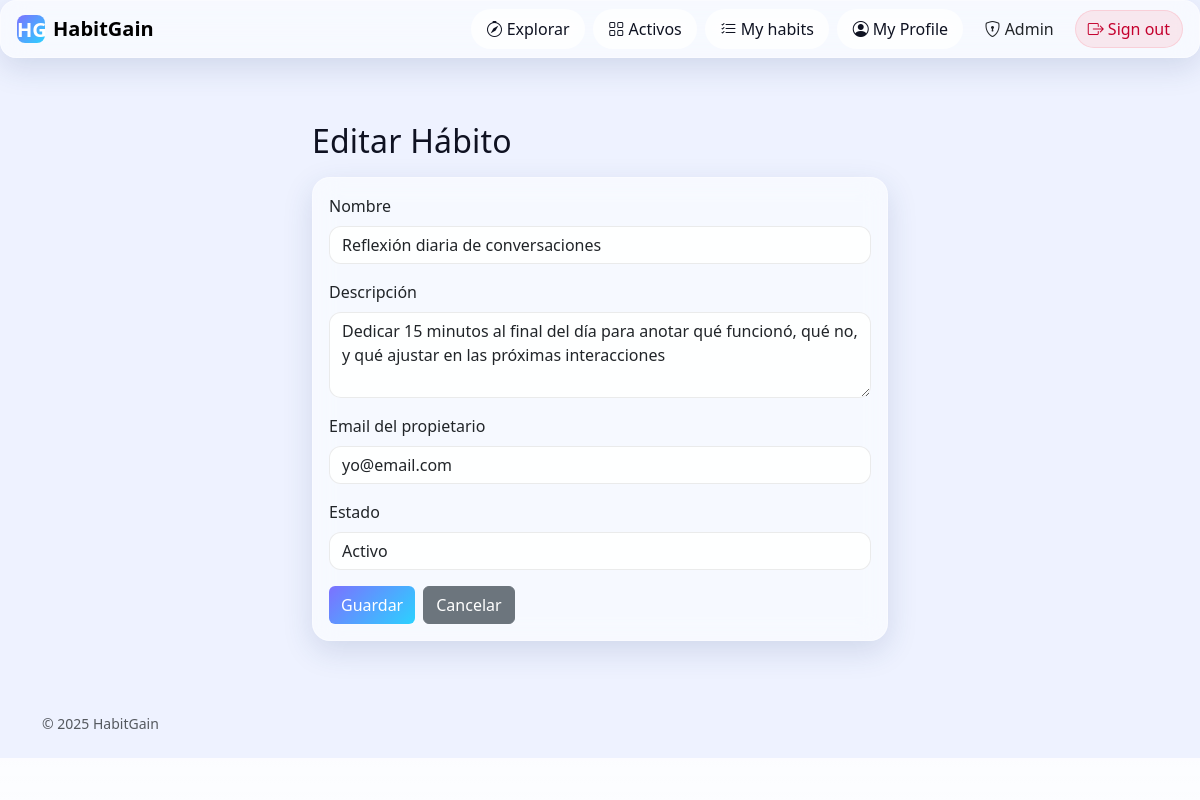
The page /admin/habits/121/edit (signed in) on the database its author committed.
### tables this page shows
CREATE TABLE habits (
                id INTEGER PRIMARY KEY AUTOINCREMENT,
                name TEXT NOT NULL,
                frequency TEXT NOT NULL,
                short_desc TEXT NOT NULL,
                long_desc  TEXT NOT NULL,
                why_works  TEXT NOT NULL,
                category_id INTEGER NOT NULL,
                icon TEXT NOT NULL,
                created_at TIMESTAMP DEFAULT CURRENT_TIMESTAMP, owner_email TEXT, active INTEGER NOT NULL DEFAULT 1, habit_base_id INTEGER, frequency_detail TEXT,
                FOREIGN KEY (category_id) REFERENCES categories(id)
            );

### habitgain/admin/__init__.py (the view, shortened to what this page needs)
@admin_bp.route("/habits/<int:habit_id>/edit", methods=["GET", "POST"])
@require_admin
def habits_edit(habit_id: int):
    habit = Habit.get_by_id(habit_id)
    if not habit:
        flash("Hábito no encontrado", "danger")
        return redirect(url_for("admin.habits_list"))
    csrf_token = _get_csrf_token()
    return render_template("admin/habit_form.html", habit=habit, csrf_token=csrf_token)

### habitgain/admin/__init__.py (called while the page is built)
def require_admin(f):
    @wraps(f)
    def decorated_function(*args, **kwargs):
        if "user" not in session:
            flash("Debes iniciar sesión primero", "warning")
            return redirect(url_for("auth.login"))
        user_email = session["user"]["email"]
        user = User.get_by_email(user_email)
        if not user or user.get("role") != "admin":
            flash("No tienes permisos para acceder a esta sección", "danger")
            return redirect(url_for("progress.panel"))
        return f(*args, **kwargs)
    return decorated_function

def _get_csrf_token() -> str:
    token = secrets.token_urlsafe(32)
    session["csrf_token_admin"] = token
    session.modified = True
    return token

### habitgain/models.py (called while the page is built)
    def _ensure_wal_mode(self):
        if not Database._wal_enabled:
            try:
                conn = sqlite3.connect(self.db_name, timeout=30.0)
                conn.execute("PRAGMA journal_mode=WAL")
                conn.execute("PRAGMA synchronous=NORMAL")
                conn.close()
                Database._wal_enabled = True
            except Exception:
                pass  # Si falla, continuamos sin WAL

    def get_connection(self) -> sqlite3.Connection:
        conn = sqlite3.connect(self.db_name, timeout=30.0,
                               check_same_thread=False)
        conn.row_factory = sqlite3.Row
        conn.execute("PRAGMA busy_timeout=30000")
        conn.execute("PRAGMA cache_size=10000")
        return conn

    @staticmethod
    def get_by_email(email: str) -> Optional[Dict[str, Any]]:
        db = Database()
        conn = db.get_connection()
        try:
            cur = conn.cursor()
            cur.execute(
                "SELECT id, email, name, password_hash, password_salt, role FROM users WHERE email=?", (email,))
            row = cur.fetchone()
            return dict(row) if row else None
        finally:
            conn.close()

    @staticmethod
    def get_by_id(habit_id: int) -> Optional[Dict[str, Any]]:
        db = Database()
        conn = db.get_connection()
        try:
            cur = conn.cursor()
            cur.execute(
                """
                SELECT id, owner_email, name, active, short_desc, category_id, frequency, habit_base_id
                FROM habits
                WHERE id=?
                """,
                (habit_id,),
            )
            row = cur.fetchone()
            return dict(row) if row else None
        finally:
            conn.close()

### habitgain/admin/templates/admin/habit_form.html (shortened to what this page needs)
{% extends "base.html" %}
{% block content %}
<div class="container py-4" style="max-width: 600px;">
  <h2>Editar Hábito</h2>
  <div class="card glass mt-3">
    <div class="card-body">
      <form method="POST">
        <div class="mb-3">
          <label class="form-label">Nombre</label>
          <input type="text" name="name" class="form-control" value="{{ habit.name }}" required>
        </div>
        <div class="mb-3">
          <label class="form-label">Descripción</label>
          <textarea name="short_desc" class="form-control" rows="3">{{ habit.short_desc or '' }}</textarea>
        </div>
        <div class="mb-3">
          <label class="form-label">Email del propietario</label>
          <input type="email" name="owner_email" class="form-control" value="{{ habit.owner_email }}" required>
        </div>
        <div class="mb-3">
          <label class="form-label">Estado</label>
          <select name="active" class="form-select">
            <option value="1" {{ 'selected' if habit.active else '' }}>Activo</option>
          </select>
        </div>
        <div class="d-flex gap-2">
          <button type="submit" class="btn btn-primary">Guardar</button>
          <a href="{{ url_for('admin.habits_list') }}" class="btn btn-secondary">Cancelar</a>
        </div>
      </form>
    </div>
  </div>
</div>
{% endblock %}

### habitgain/static/css/styles.css (style rules this page uses)
:root { --bg: #eef2ff; --ink: #0f1222; --muted: #5b5e72; --primary: #6b5bff; --accent: #2bd2ff; --gradient-1: 217, 70, 239; --gradient-2: 79, 70, 229; --gradient-3: 45, 212, 191; --glass-bg: rgba(255, 255, 255, 0.55); --glass-brd: rgba(255, 255, 255, 0.35); --shadow: 0 10px 30px rgba(40, 70, 120, 0.15); }
html, body { background: var(--bg); color: var(--ink); min-height: 100%; }
.glass { backdrop-filter: blur(14px) saturate(140%); -webkit-backdrop-filter: blur(14px) saturate(140%); background: var(--glass-bg); border: 1px solid var(--glass-brd); border-radius: 16px; box-shadow: var(--shadow); }
.card.glass { border-radius: 18px; }
.btn-primary { background: linear-gradient(135deg, #7c71ff, #2bd2ff); border: none; }
h1, h2, h3 { letter-spacing: .2px }
.form-control, .form-select { background: rgba(255, 255, 255, .85); border: 1px solid rgba(0, 0, 0, .08); border-radius: 12px; }

### rows shown on the page
habits: name "Reflexión diaria de conversaciones", short_desc "Dedicar 15 minutos al final del día para anotar qué funcionó, qué no, y qué ajustar en las próximas interacciones", owner_email "yo@email.com"

### other values the page prints
{{ 2025 }} "2025"
